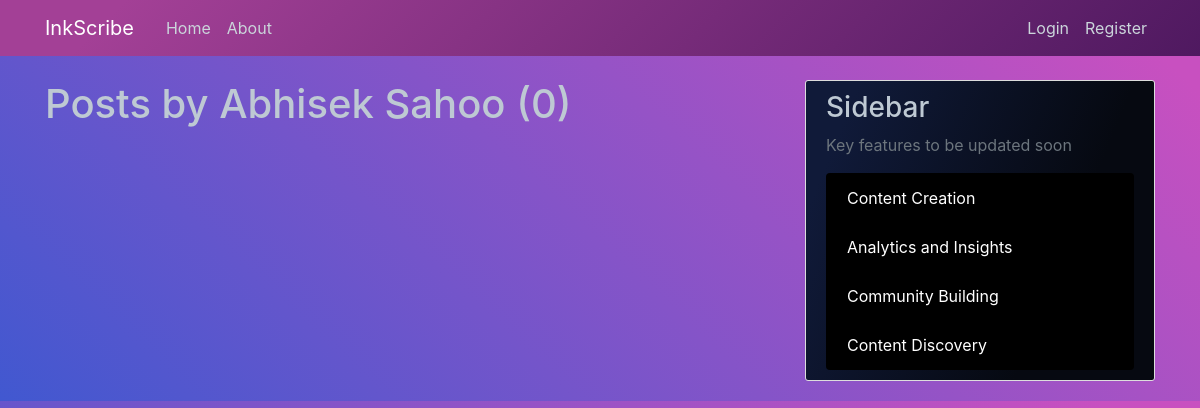
The page /user/Abhisek Sahoo on the database as committed earlier.
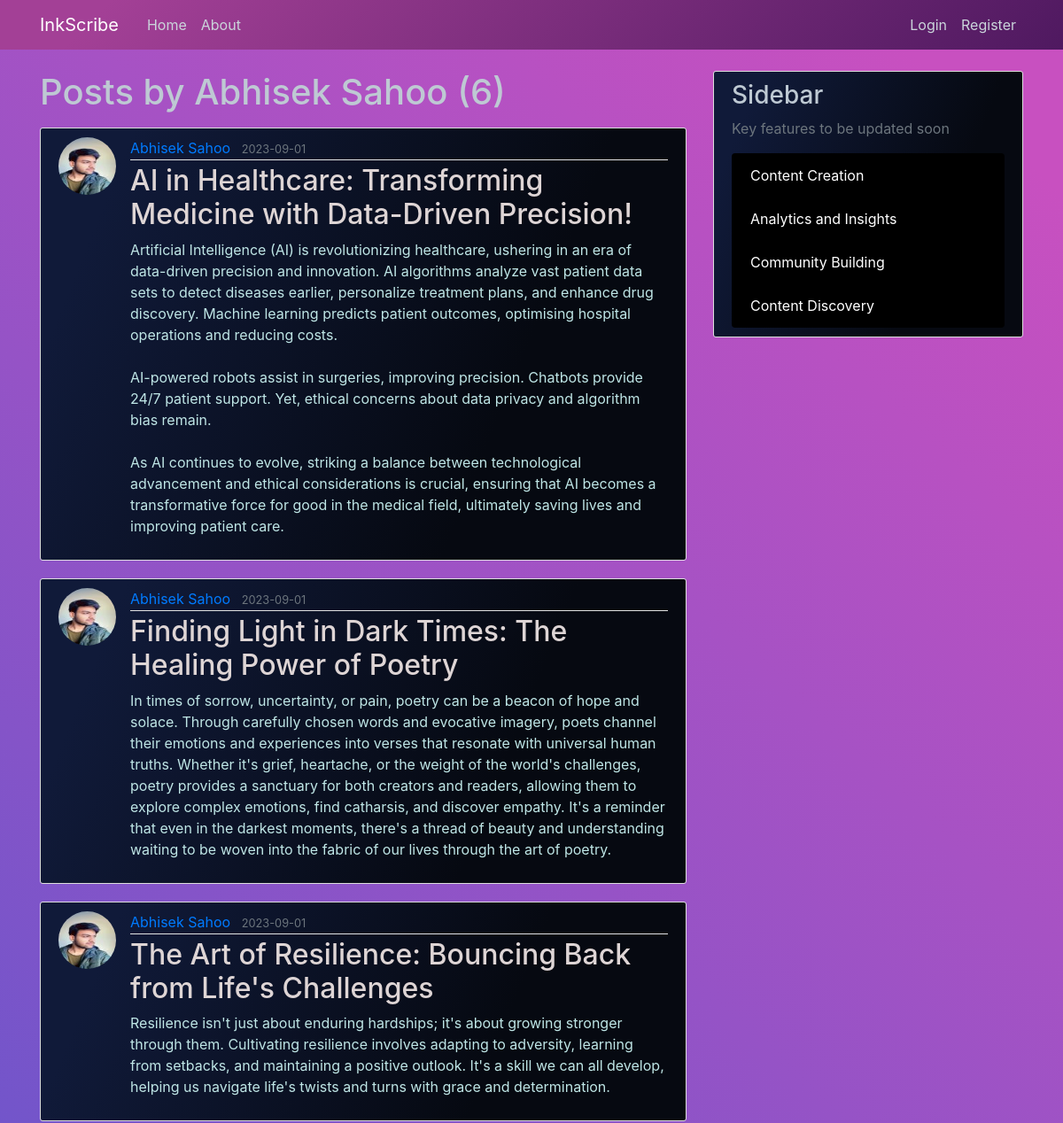
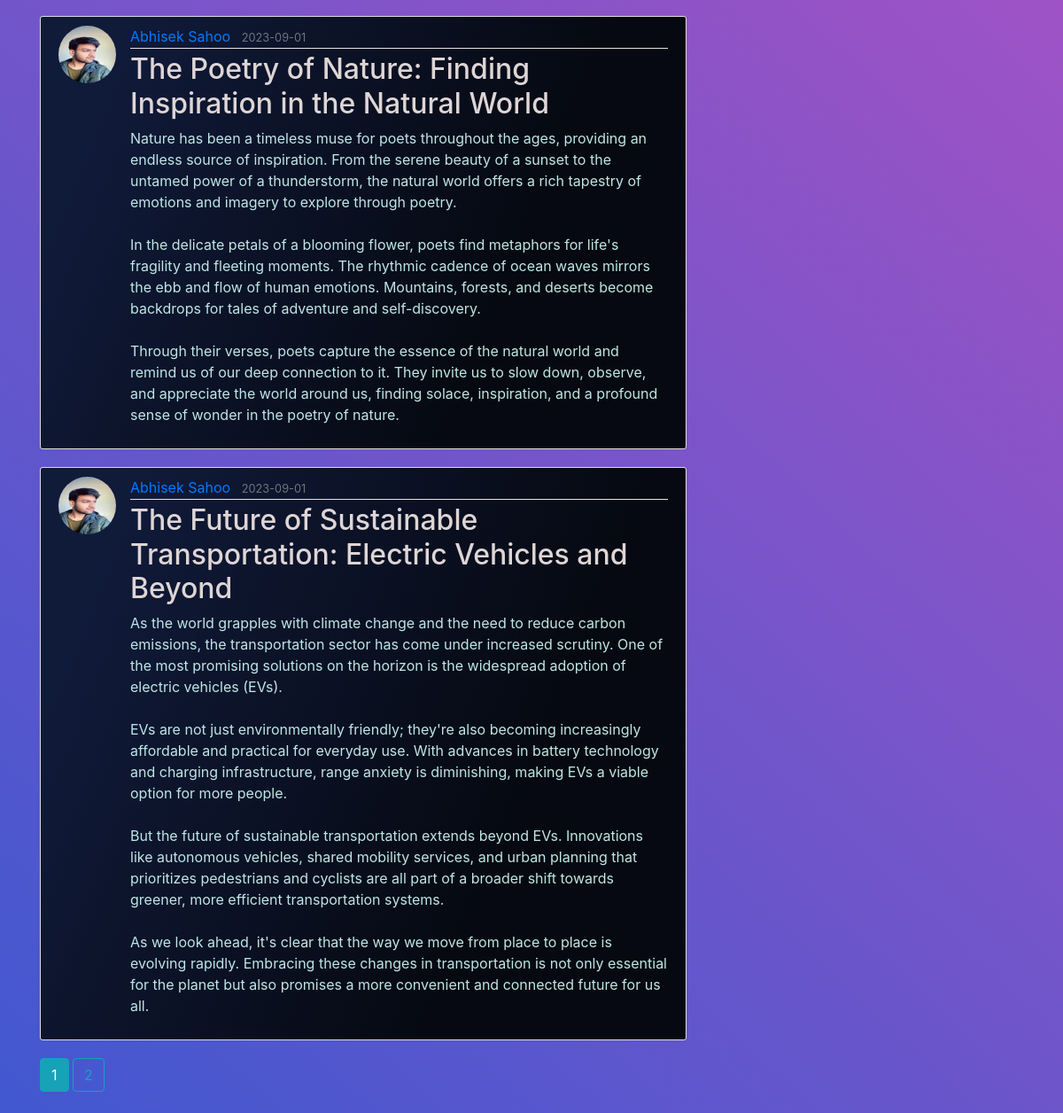
The same page on the database as committed later (2 pictures, top to bottom).
### flaskblog/models.py (models this page shows, shortened)
class User(UserMixin, db.Model):
    id = db.Column(db.Integer, primary_key=True)
    username = db.Column(db.String(20), unique=True, nullable=False)
    email = db.Column(db.String(120), unique=True, nullable=False)
    image_file = db.Column(db.String(20), nullable=False, default='default.jpeg')
    password = db.Column(db.String(60), nullable=False)
    posts = db.relationship('Post', backref='author', lazy=True)

class Post(db.Model):
    id = db.Column(db.Integer, primary_key=True)
    title = db.Column(db.String(100), nullable=False)
    date_posted = db.Column(db.DateTime, nullable=False, default=datetime.utcnow)
    content = db.Column(db.Text, nullable=False)
    user_id = db.Column(db.Integer, db.ForeignKey('user.id'), nullable=False)

### flaskblog/routes.py (the view)
@app.route("/user/<string:username>")
def user_posts(username):
    page = request.args.get('page', 1, type=int)
    user = User.query.filter_by(username=username).first_or_404()
    posts = Post.query.filter_by(author=user)\
        .order_by(Post.date_posted.desc())\
        .paginate(page=page, per_page=5)
    return render_template('user_posts.html', posts=posts, user=user)

### flaskblog/templates/user_posts.html
{% extends "layout.html" %}
{% block content %}
    <h1 class="mb-3">Posts by {{ user.username }} ({{ posts.total }})</h1>
    {% for post in posts.items %}
        <article class="media content-section">
          <img class="rounded-circle article-img" src="{{ url_for('static', filename='profile_pics/' + post.author.image_file) }}">
          <div class="media-body">
            <div class="article-metadata">
              <a class="mr-2" href="{{ url_for('user_posts', username=post.author.username) }}">{{ post.author.username }}</a>
              <small class="text-muted">{{ post.date_posted.strftime('%Y-%m-%d') }}</small>
            </div>
            <h2><a class="article-title" href="{{ url_for('post', post_id=post.id) }}">{{ post.title }}</a></h2>
            <p class="article-content">{{ post.content }}</p>
          </div>
        </article>
    {% endfor %}
    {% for page_num in posts.iter_pages(left_edge=1, right_edge=1, left_current=1, right_current=2) %}
      {% if page_num %}
        {% if posts.page == page_num %}
          <a class="btn btn-info mb-4" href="{{ url_for('user_posts', username=user.username, page=page_num) }}">{{ page_num }}</a>
        {% else %}
          <a class="btn btn-outline-info mb-4" href="{{ url_for('user_posts', username=user.username, page=page_num) }}">{{ page_num }}</a>
        {% endif %}
      {% else %}
        ...
      {% endif %}
    {% endfor %}
{% endblock content %}

### flaskblog/templates/layout.html (shortened to what this page needs)
<!DOCTYPE html>
<html>
<head>
    <link rel="stylesheet" href="https://maxcdn.bootstrapcdn.com/bootstrap/4.0.0/css/bootstrap.min.css">
    <link rel="stylesheet" type="text/css" href="{{ url_for('static', filename='main.css') }}">
</head>
<body>
    <header class="site-header">
        <nav class="navbar navbar-expand-md navbar-dark bg-steel fixed-top">
            <div class="container">
                <a class="navbar-brand mr-4" href="/">InkScribe</a>
                <div class="collapse navbar-collapse" id="navbarToggle">
                    <ul class="navbar-nav mr-auto">
                        <li class="nav-item">
                            <a class="nav-link" href="{{ url_for('home') }}">Home</a>
                        </li>
                        <li class="nav-item">
                            <a class="nav-link" href="{{ url_for('about') }}">About</a>
                        </li>
                    </ul>
                    <ul class="navbar-nav">
                        {% if current_user.is_authenticated %}
                            <li class="nav-item">
                                <a class="nav-link" href="{{ url_for('new_post') }}">New Post</a>
                            </li>
                            <li class="nav-item">
                                <a class="nav-link" href="{{ url_for('account') }}">Account</a>
                            </li>
                            <li class="nav-item">
                                <a class="nav-link" href="{{ url_for('logout') }}">Logout</a>
                            </li>
                        {% else %}
                            <li class="nav-item">
                                <a class="nav-link" href="{{ url_for('login') }}">Login</a>
                            </li>
                            <li class="nav-item">
                                <a class="nav-link" href="{{ url_for('register') }}">Register</a>
                            </li>
                        {% endif %}
                    </ul>
                </div>
            </div>
        </nav>
    </header>
    <main role="main" class="container">
        <div class="row">
            <div class="col-md-8">
                {% block content %}{% endblock %}
            </div>
            <div class="col-md-4">
                <div class="content-section">
                    <h3>Sidebar</h3>
                    <p class="text-muted">Key features to be updated soon</p>
                    <ul class="list-group">
                      <li class="list-group-item list-group-item-light" style="background-color: black; color: white;">Content Creation</li>
                      <li class="list-group-item list-group-item-light" style="background-color: black; color: white;">Analytics and Insights</li>
                      <li class="list-group-item list-group-item-light" style="background-color: black; color: white;">Community Building</li>
                      <li class="list-group-item list-group-item-light" style="background-color: black; color: white;">Content Discovery</li>
                  </ul>
                </div>
            </div>
        </div>
    </main>
</body>
</html>

### flaskblog/static/main.css (style rules this page uses)
body { background-color: #4158D0; background-image: linear-gradient(43deg, #4158D0 0%, #C850C0 94%); color: #555555; margin-top: 5rem; }
h1, h2, h3, h4, h5, h6 { color: rgb(190, 201, 211); transition: color 0.3s ease; }
.bg-steel { background-image: linear-gradient( 135deg, #a34096 10%, #4f1960 100%); }
.site-header .navbar-nav .nav-link { color: #cbd5db; transition: color 0.3s ease; }
.content-section { background: linear-gradient(112.1deg, rgb(16, 26, 57) 11.4%, rgb(6, 9, 17) 70.2%); padding: 10px 20px; border: 1px solid #dddddd; border-radius: 3px; margin-bottom: 20px; transition: background 0.3s ease, box-shadow 0.3s ease; }
.article-title { color: rgb(222, 213, 213); transition: color 0.3s ease; }
.article-content { white-space: pre-line; color: rgb(191, 230, 230); }
.article-img { height: 65px; width: 65px; margin-right: 16px; transition: transform 0.3s ease; }
.article-metadata { padding-bottom: 1px; margin-bottom: 4px; border-bottom: 1px solid #e3e3e3; }

Rows that differ between the two databases and show on the page:
added Post: image_file (picture), author.username "Abhisek Sahoo", date_posted "2023-09-01", title "AI in Healthcare: Transforming Medicine with Data-Driven Precision!", content "Artificial Intelligence (AI) is revolutionizing healthcare, ushering in an era of data-driven precision and innovation. AI algorithms analyze vast patient data sets to detect diseases earlier, personalize treatment plans, and enhance drug discovery. Machine learning predicts patient outcomes, optimising hospital operations and reducing costs. AI-powered robots assist in surgeries, improving precision. Chatbots provide 24/7 patient support. Yet, ethical concerns about data privacy and algorithm bias remain. As AI continues to evolve, striking a balance between technological advancement and ethical considerations is crucial, ensuring that AI becomes a transformative force for good in the…"
added Post: image_file (picture), author.username "Abhisek Sahoo", date_posted "2023-09-01", title "Finding Light in Dark Times: The Healing Power of Poetry", content "In times of sorrow, uncertainty, or pain, poetry can be a beacon of hope and solace. Through carefully chosen words and evocative imagery, poets channel their emotions and experiences into verses that resonate with universal human truths. Whether it's grief, heartache, or the weight of the world's challenges, poetry provides a sanctuary for both creators and readers, allowing them to explore complex emotions, find catharsis, and discover empathy. It's a reminder that even in the darkest moments, there's a thread of beauty and understanding waiting to be woven into the fabric of our lives through the art of poetry."
added Post: image_file (picture), author.username "Abhisek Sahoo", date_posted "2023-09-01", title "The Art of Resilience: Bouncing Back from Life's Challenges", content "Resilience isn't just about enduring hardships; it's about growing stronger through them. Cultivating resilience involves adapting to adversity, learning from setbacks, and maintaining a positive outlook. It's a skill we can all develop, helping us navigate life's twists and turns with grace and determination."
added Post: image_file (picture), author.username "Abhisek Sahoo", date_posted "2023-09-01", title "The Poetry of Nature: Finding Inspiration in the Natural World", content "Nature has been a timeless muse for poets throughout the ages, providing an endless source of inspiration. From the serene beauty of a sunset to the untamed power of a thunderstorm, the natural world offers a rich tapestry of emotions and imagery to explore through poetry. In the delicate petals of a blooming flower, poets find metaphors for life's fragility and fleeting moments. The rhythmic cadence of ocean waves mirrors the ebb and flow of human emotions. Mountains, forests, and deserts become backdrops for tales of adventure and self-discovery. Through their verses, poets capture the essence of the natural world and remind us of our deep connection to it. They invite us to slow down,…"
added Post: image_file (picture), author.username "Abhisek Sahoo", date_posted "2023-09-01", title "The Future of Sustainable Transportation: Electric Vehicles and Beyond", content "As the world grapples with climate change and the need to reduce carbon emissions, the transportation sector has come under increased scrutiny. One of the most promising solutions on the horizon is the widespread adoption of electric vehicles (EVs). EVs are not just environmentally friendly; they're also becoming increasingly affordable and practical for everyday use. With advances in battery technology and charging infrastructure, range anxiety is diminishing, making EVs a viable option for more people. But the future of sustainable transportation extends beyond EVs. Innovations like autonomous vehicles, shared mobility services, and urban planning that prioritizes pedestrians and cyclists…"
Other text that changed with them:
{{ posts.total }}: "0" → "6"
new list line: "1"
new list line: "2"
